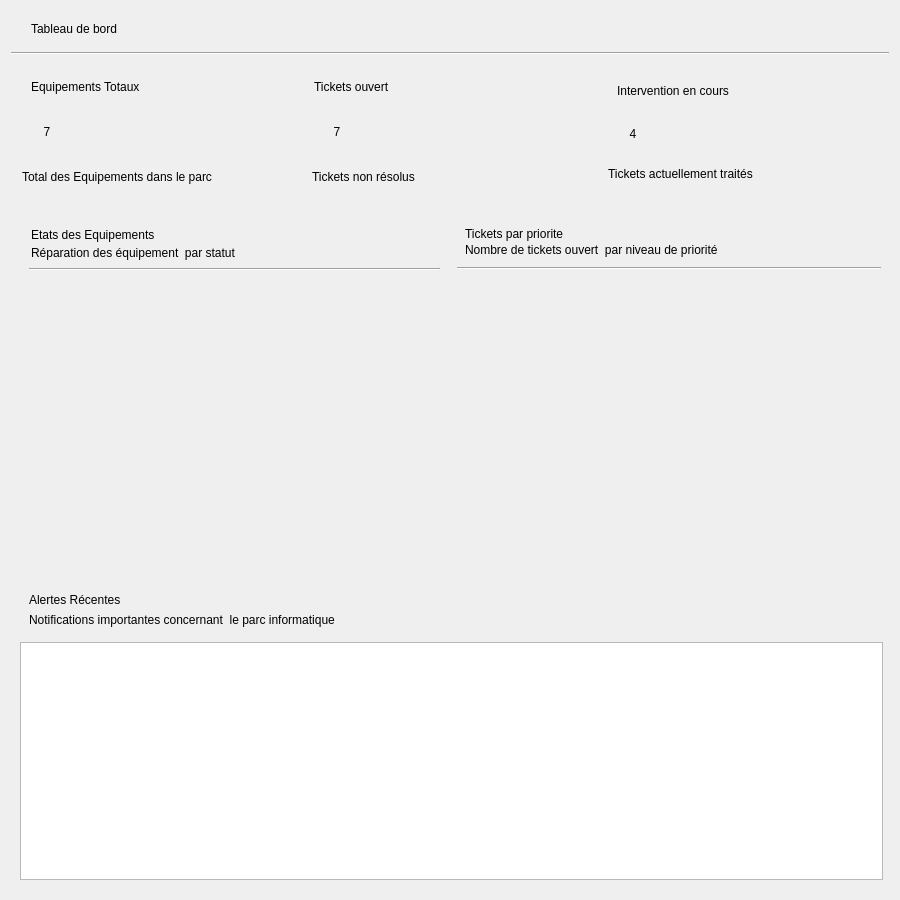
             <widget class="QWidget" name="scrollAreaWidgetContents">
              <property name="geometry">
               <rect>
                <x>0</x>
                <y>0</y>
                <width>900</width>
                <height>900</height>
               </rect>
              </property>
              <property name="minimumSize">
               <size>
                <width>900</width>
                <height>900</height>
               </size>
              </property>
              <layout class="QVBoxLayout" name="verticalLayout_16">
               <item>
                <widget class="QWidget" name="widget_3" native="true">
                 <property name="minimumSize">
                  <size>
                   <width>0</width>
                   <height>35</height>
                  </size>
                 </property>
                 <widget class="QLabel" name="label_titre_tableauDeBord">
                  <property name="geometry">
                   <rect>
                    <x>20</x>
                    <y>10</y>
                    <width>111</width>
                    <height>16</height>
                   </rect>
                  </property>
                  <property name="text">
                   <string>Tableau de bord</string>
                  </property>
                 </widget>
                </widget>
               </item>
               <item>
                <widget class="Line" name="line_6">
                 <property name="orientation">
                  <enum>Qt::Orientation::Horizontal</enum>
                 </property>
                </widget>
               </item>
               <item>
                <widget class="QWidget" name="widget_6" native="true">
                 <property name="minimumSize">
                  <size>
                   <width>561</width>
                   <height>141</height>
                  </size>
                 </property>
                 <layout class="QGridLayout" name="gridLayout">
                  <property name="topMargin">
                   <number>2</number>
                  </property>
                  <property name="rightMargin">
                   <number>2</number>
                  </property>
                  <property name="bottomMargin">
                   <number>2</number>
                  </property>
                  <property name="spacing">
                   <number>2</number>
                  </property>
                  <item row="0" column="1">
                   <widget class="QWidget" name="carte_tickets" native="true">
                    <property name="minimumSize">
                     <size>
                      <width>241</width>
                      <height>121</height>
                     </size>
                    </property>
                    <layout class="QVBoxLayout" name="verticalLayout_8">
                     <property name="spacing">
                      <number>2</number>
                     </property>
                     <property name="leftMargin">
                      <number>2</number>
                     </property>
                     <property name="topMargin">
                      <number>2</number>
                     </property>
                     <property name="rightMargin">
                      <number>2</number>
                     </property>
                     <property name="bottomMargin">
                      <number>2</number>
                     </property>
                     <item>
                      <widget class="QWidget" name="widget_9" native="true">
                       <layout class="QHBoxLayout" name="horizontalLayout_7">
                        <property name="spacing">
                         <number>2</number>
                        </property>
                        <property name="leftMargin">
                         <number>2</number>
                        </property>
                        <property name="topMargin">
                         <number>2</number>
                        </property>
                        <property name="rightMargin">
                         <number>2</number>
                        </property>
                        <property name="bottomMargin">
                         <number>2</number>
                        </property>
                        <item alignment="Qt::AlignmentFlag::AlignLeft">
                         <widget class="QLabel" name="label_titre_tickets">
                          <property name="text">
                           <string>Tickets ouvert</string>
                          </property>
                         </widget>
                        </item>
                        <item alignment="Qt::AlignmentFlag::AlignRight|Qt::AlignmentFlag::AlignVCenter">
                         <widget class="QLabel" name="label_2">
                          <property name="minimumSize">
                           <size>
                            <width>20</width>
                            <height>20</height>
                           </size>
                          </property>
                          <property name="styleSheet">
                           <string notr="true">border-image: url(:/icon_orange_warning/layers.svg);</string>
                          </property>
                          <property name="text">
                           <string/>
                          </property>
                         </widget>
                        </item>
                       </layout>
                      </widget>
                     </item>
                     <item alignment="Qt::AlignmentFlag::AlignLeft">
                      <widget class="QLabel" name="label_nombre_tickets_ouvert">
                       <property name="minimumSize">
                        <size>
                         <width>50</width>
                         <height>0</height>
                        </size>
                       </property>
                       <property name="text">
                        <string>7</string>
                       </property>
                       <property name="alignment">
                        <set>Qt::AlignmentFlag::AlignCenter</set>
                       </property>
                      </widget>
                     </item>
                     <item>
                      <widget class="QLabel" name="label_description_carte_tickets">
                       <property name="text">
                        <string>Tickets non résolus</string>
                       </property>
                      </widget>
                     </item>
                    </layout>
                   </widget>
                  </item>
                  <item row="0" column="2">
                   <widget class="QWidget" name="carte_equipement_3" native="true">
                    <property name="minimumSize">
                     <size>
                      <width>241</width>
                      <height>121</height>
                     </size>
                    </property>
                    <layout class="QVBoxLayout" name="verticalLayout_9">
                     <item>
                      <widget class="QWidget" name="widget_10" native="true">
                       <layout class="QHBoxLayout" name="horizontalLayout_8">
                        <item alignment="Qt::AlignmentFlag::AlignLeft">
                         <widget class="QLabel" name="label_equipement_totaux_3">
                          <property name="text">
                           <string>Intervention en cours</string>
                          </property>
                         </widget>
                        </item>
                        <item alignment="Qt::AlignmentFlag::AlignRight|Qt::AlignmentFlag::AlignVCenter">
                         <widget class="QLabel" name="label_3">
                          <property name="minimumSize">
                           <size>
                            <width>20</width>
                            <height>20</height>
                           </size>
                          </property>
                          <property name="styleSheet">
                           <string notr="true">border-image: url(:/icon_vert_succes/tool.svg);</string>
                          </property>
                          <property name="text">
                           <string/>
                          </property>
                         </widget>
                        </item>
                       </layout>
                      </widget>
                     </item>
                     <item alignment="Qt::AlignmentFlag::AlignLeft">
                      <widget class="QLabel" name="label_nombre_intervention_encours">
                       <property name="minimumSize">
                        <size>
                         <width>50</width>
                         <height>0</height>
                        </size>
                       </property>
                       <property name="text">
                        <string>4</string>
                       </property>
                       <property name="alignment">
                        <set>Qt::AlignmentFlag::AlignCenter</set>
                       </property>
                      </widget>
                     </item>
                     <item>
                      <widget class="QLabel" name="label_description_carte_3">
                       <property name="text">
                        <string>Tickets actuellement traités</string>
                       </property>
                      </widget>
                     </item>
                    </layout>
                   </widget>
                  </item>
                  <item row="0" column="0">
                   <widget class="QWidget" name="carte_equipement" native="true">
                    <property name="minimumSize">
                     <size>
                      <width>241</width>
                      <height>121</height>
                     </size>
                    </property>
                    <layout class="QVBoxLayout" name="verticalLayout_7">
                     <property name="spacing">
                      <number>2</number>
                     </property>
                     <property name="leftMargin">
                      <number>2</number>
                     </property>
                     <property name="topMargin">
                      <number>2</number>
                     </property>
                     <property name="rightMargin">
                      <number>2</number>
                     </property>
                     <property name="bottomMargin">
                      <number>2</number>
                     </property>
                     <item>
                      <widget class="QWidget" name="widget_8" native="true">
                       <layout class="QHBoxLayout" name="horizontalLayout_6">
                        <item alignment="Qt::AlignmentFlag::AlignLeft">
                         <widget class="QLabel" name="label_equipement_totaux">
                          <property name="text">
                           <string>Equipements Totaux</string>
                          </property>
                         </widget>
                        </item>
                        <item alignment="Qt::AlignmentFlag::AlignRight|Qt::AlignmentFlag::AlignVCenter">
                         <widget class="QLabel" name="label">
                          <property name="minimumSize">
                           <size>
                            <width>20</width>
                            <height>20</height>
                           </size>
                          </property>
                          <property name="styleSheet">
                           <string notr="true">border-image: url(:/icon_bleu/monitor.svg);</string>
                          </property>
                          <property name="text">
                           <string/>
                          </property>
                         </widget>
                        </item>
                       </layout>
                      </widget>
                     </item>
                     <item alignment="Qt::AlignmentFlag::AlignLeft">
                      <widget class="QLabel" name="label_nombre_equipements">
                       <property name="minimumSize">
                        <size>
                         <width>50</width>
                         <height>0</height>
                        </size>
                       </property>
                       <property name="text">
                        <string>7</string>
                       </property>
                       <property name="alignment">
                        <set>Qt::AlignmentFlag::AlignCenter</set>
                       </property>
                      </widget>
                     </item>
                     <item>
                      <widget class="QLabel" name="label_description_carte">
                       <property name="text">
                        <string>Total des Equipements dans le parc </string>
                       </property>
                      </widget>
                     </item>
                    </layout>
                   </widget>
                  </item>
                 </layout>
                </widget>
               </item>
               <item>
                <widget class="QWidget" name="widget_7" native="true">
                 <property name="minimumSize">
                  <size>
                   <width>881</width>
                   <height>361</height>
                  </size>
                 </property>
                 <layout class="QGridLayout" name="gridLayout_2">
                  <item row="0" column="0">
                   <widget class="QWidget" name="carte_graphe_chart" native="true">
                    <property name="minimumSize">
                     <size>
                      <width>401</width>
                      <height>291</height>
                     </size>
                    </property>
                    <layout class="QVBoxLayout" name="verticalLayout_10">
                     <item alignment="Qt::AlignmentFlag::AlignLeft|Qt::AlignmentFlag::AlignTop">
                      <widget class="QWidget" name="widget_11" native="true">
                       <property name="sizePolicy">
                        <sizepolicy hsizetype="Preferred" vsizetype="Fixed">
                         <horstretch>0</horstretch>
                         <verstretch>0</verstretch>
                        </sizepolicy>
                       </property>
                       <property name="minimumSize">
                        <size>
                         <width>381</width>
                         <height>20</height>
                        </size>
                       </property>
                       <layout class="QVBoxLayout" name="verticalLayout_11">
                        <property name="spacing">
                         <number>4</number>
                        </property>
                        <property name="leftMargin">
                         <number>2</number>
                        </property>
                        <property name="topMargin">
                         <number>2</number>
                        </property>
                        <property name="bottomMargin">
                         <number>2</number>
                        </property>
                        <item>
                         <widget class="QLabel" name="label_titre_etat_equipement">
                          <property name="text">
                           <string>Etats des Equipements</string>
                          </property>
                         </widget>
                        </item>
                        <item>
                         <widget class="QLabel" name="label_sous_titre_etat_equipement">
                          <property name="text">
                           <string>Réparation des équipement  par statut</string>
                          </property>
                         </widget>
                        </item>
                       </layout>
                      </widget>
                     </item>
                     <item>
                      <widget class="Line" name="line_3">
                       <property name="orientation">
                        <enum>Qt::Orientation::Horizontal</enum>
                       </property>
                      </widget>
                     </item>
                     <item>
                      <widget class="QWidget" name="espace_graphes_equipements_en_reparation" native="true">
                       <property name="sizePolicy">
                        <sizepolicy hsizetype="Preferred" vsizetype="MinimumExpanding">
                         <horstretch>0</horstretch>
                         <verstretch>0</verstretch>
                        </sizepolicy>
                       </property>
                      </widget>
                     </item>
                    </layout>
                   </widget>
                  </item>
                  <item row="0" column="1">
                   <widget class="QWidget" name="carte_graphe_chart_2" native="true">
                    <property name="minimumSize">
                     <size>
                      <width>0</width>
                      <height>0</height>
                     </size>
                    </property>
                    <layout class="QVBoxLayout" name="verticalLayout_12">
                     <property name="spacing">
                      <number>2</number>
                     </property>
                     <property name="leftMargin">
                      <number>2</number>
                     </property>
                     <property name="topMargin">
                      <number>2</number>
                     </property>
                     <property name="rightMargin">
                      <number>2</number>
                     </property>
                     <property name="bottomMargin">
                      <number>2</number>
                     </property>
                     <item alignment="Qt::AlignmentFlag::AlignLeft">
                      <widget class="QWidget" name="widget_13" native="true">
                       <property name="sizePolicy">
                        <sizepolicy hsizetype="Preferred" vsizetype="Fixed">
                         <horstretch>0</horstretch>
                         <verstretch>0</verstretch>
                        </sizepolicy>
                       </property>
                       <property name="minimumSize">
                        <size>
                         <width>0</width>
                         <height>20</height>
                        </size>
                       </property>
                       <layout class="QVBoxLayout" name="verticalLayout_13">
                        <property name="spacing">
                         <number>2</number>
                        </property>
                        <property name="leftMargin">
                         <number>8</number>
                        </property>
                        <property name="topMargin">
                         <number>8</number>
                        </property>
                        <property name="rightMargin">
                         <number>8</number>
                        </property>
                        <property name="bottomMargin">
                         <number>8</number>
                        </property>
                        <item>
                         <widget class="QLabel" name="label_titre_etat_equipement_2">
                          <property name="text">
                           <string>Tickets par priorite</string>
                          </property>
                         </widget>
                        </item>
                        <item>
                         <widget class="QLabel" name="label_sous_titre_etat_equipement_2">
                          <property name="text">
                           <string>Nombre de tickets ouvert  par niveau de priorité</string>
                          </property>
                         </widget>
                        </item>
                       </layout>
                      </widget>
                     </item>
                     <item>
                      <widget class="Line" name="line_2">
                       <property name="orientation">
                        <enum>Qt::Orientation::Horizontal</enum>
                       </property>
                      </widget>
                     </item>
                     <item>
                      <widget class="QWidget" name="espace_graphes_noumbre_tickets_ouvert" native="true">
                       <property name="sizePolicy">
                        <sizepolicy hsizetype="Preferred" vsizetype="MinimumExpanding">
                         <horstretch>0</horstretch>
                         <verstretch>0</verstretch>
                        </sizepolicy>
                       </property>
                      </widget>
                     </item>
                    </layout>
                   </widget>
                  </item>
                 </layout>
                </widget>
               </item>
               <item>
                <widget class="QWidget" name="carte_alertes_recentes" native="true">
                 <property name="minimumSize">
                  <size>
                   <width>881</width>
                   <height>301</height>
                  </size>
                 </property>
                 <layout class="QVBoxLayout" name="verticalLayout_15">
                  <item alignment="Qt::AlignmentFlag::AlignLeft">
                   <widget class="QWidget" name="widget_15" native="true">
                    <property name="minimumSize">
                     <size>
                      <width>0</width>
                      <height>0</height>
                     </size>
                    </property>
                    <layout class="QVBoxLayout" name="verticalLayout_14">
                     <item>
                      <widget class="QLabel" name="label_titre_alerte_recentes">
                       <property name="text">
                        <string>Alertes Récentes</string>
                       </property>
                      </widget>
                     </item>
                     <item>
                      <widget class="QLabel" name="label_sous_titre_alertes_recentes">
                       <property name="text">
                        <string>Notifications importantes concernant  le parc informatique</string>
                       </property>
                      </widget>
                     </item>
                    </layout>
                   </widget>
                  </item>
                  <item>
                   <widget class="QTableWidget" name="tableWidget"/>
                  </item>
                 </layout>
                </widget>
               </item>
              </layout>
             </widget>
